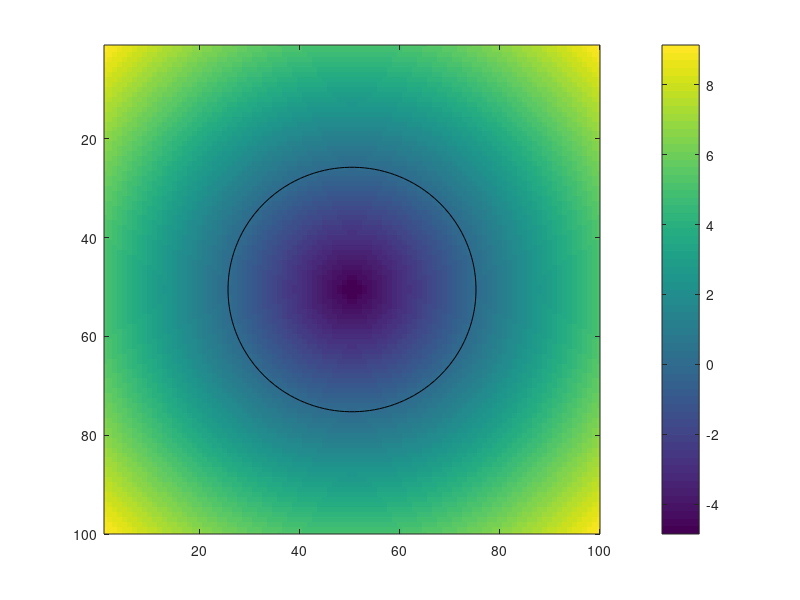

MATLAB code for this plot:
%% Create 2D TSDF
width = 100;
height = 100;
tsdf_values = zeros(width, height);
tsdf_weights = zeros(width, height);

%% Create ground truth of sphere (circle)
[X Y] = meshgrid(linspace(-10, 10, 100), linspace(-10, 10, 100));
Z = sqrt(X.^2 + Y.^2) - 5;
axis equal
imagesc(Z)
colorbar
hold on
contour(Z, [0 0], '-k')

%% Simulate 1D depth images of a sphere (circle)
depth = zeros(height,1);
X = linspace(-10, 10, 100);

%% Integrate TSDF

%% Show zero crossings
contour(tsdf_values, [0 0])
